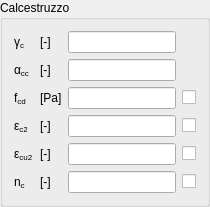
             <widget class="QGroupBox" name="ULSCncrGroupBox">
              <property name="title">
               <string>Calcestruzzo</string>
              </property>
              <layout class="QGridLayout" name="gridLayout_15">
               <item row="0" column="0">
                <widget class="QLabelRichName" name="gammaCLabel">
                 <property name="text">
                  <string>&lt;html&gt;&lt;head/&gt;&lt;body&gt;&lt;p&gt;γ&lt;span style=&quot; vertical-align:sub;&quot;&gt;c&lt;/span&gt;&lt;/p&gt;&lt;/body&gt;&lt;/html&gt;</string>
                 </property>
                </widget>
               </item>
               <item row="0" column="1">
                <widget class="QLabelUnitMeasure" name="gammaCUMLabel">
                 <property name="text">
                  <string>[-]</string>
                 </property>
                </widget>
               </item>
               <item row="0" column="2">
                <widget class="QLineEditValue" name="gammaCLEdit"/>
               </item>
               <item row="1" column="0">
                <widget class="QLabelRichName" name="alphaCCLabel">
                 <property name="text">
                  <string>&lt;html&gt;&lt;head/&gt;&lt;body&gt;&lt;p&gt;α&lt;span style=&quot; vertical-align:sub;&quot;&gt;cc&lt;/span&gt;&lt;/p&gt;&lt;/body&gt;&lt;/html&gt;</string>
                 </property>
                </widget>
               </item>
               <item row="1" column="1">
                <widget class="QLabelUnitMeasure" name="alphaCCUMLabel">
                 <property name="text">
                  <string>[-]</string>
                 </property>
                </widget>
               </item>
               <item row="1" column="2">
                <widget class="QLineEditValue" name="alphaCCLEdit"/>
               </item>
               <item row="2" column="0">
                <widget class="QLabelRichName" name="fcdLabel">
                 <property name="text">
                  <string>&lt;html&gt;&lt;head/&gt;&lt;body&gt;&lt;p&gt;f&lt;span style=&quot; vertical-align:sub;&quot;&gt;cd&lt;/span&gt;&lt;/p&gt;&lt;/body&gt;&lt;/html&gt;</string>
                 </property>
                </widget>
               </item>
               <item row="2" column="1">
                <widget class="QLabelUnitMeasure" name="fcdUMLabel">
                 <property name="text">
                  <string>[Pa]</string>
                 </property>
                </widget>
               </item>
               <item row="2" column="2">
                <widget class="QLineEditValue" name="fcdLEdit"/>
               </item>
               <item row="2" column="3">
                <widget class="QCheckBoxReadOnly" name="fcdCheckBox">
                 <property name="text">
                  <string/>
                 </property>
                </widget>
               </item>
               <item row="3" column="0">
                <widget class="QLabelRichName" name="epsC2Label">
                 <property name="text">
                  <string>&lt;html&gt;&lt;head/&gt;&lt;body&gt;&lt;p&gt;ε&lt;span style=&quot; vertical-align:sub;&quot;&gt;c2&lt;/span&gt;&lt;/p&gt;&lt;/body&gt;&lt;/html&gt;</string>
                 </property>
                </widget>
               </item>
               <item row="3" column="1">
                <widget class="QLabelUnitMeasure" name="epsC2UMLabel">
                 <property name="text">
                  <string>[-]</string>
                 </property>
                </widget>
               </item>
               <item row="3" column="2">
                <widget class="QLineEditValue" name="epsC2LEdit"/>
               </item>
               <item row="3" column="3">
                <widget class="QCheckBoxReadOnly" name="epsC2CheckBox">
                 <property name="text">
                  <string/>
                 </property>
                </widget>
               </item>
               <item row="4" column="0">
                <widget class="QLabelRichName" name="epsCU2Label">
                 <property name="text">
                  <string>&lt;html&gt;&lt;head/&gt;&lt;body&gt;&lt;p&gt;ε&lt;span style=&quot; vertical-align:sub;&quot;&gt;cu2&lt;/span&gt;&lt;/p&gt;&lt;/body&gt;&lt;/html&gt;</string>
                 </property>
                </widget>
               </item>
               <item row="4" column="1">
                <widget class="QLabelUnitMeasure" name="epsCU2UMLabel">
                 <property name="text">
                  <string>[-]</string>
                 </property>
                </widget>
               </item>
               <item row="4" column="2">
                <widget class="QLineEditValue" name="epsCU2LEdit"/>
               </item>
               <item row="4" column="3">
                <widget class="QCheckBoxReadOnly" name="epsCU2CheckBox">
                 <property name="text">
                  <string/>
                 </property>
                </widget>
               </item>
               <item row="5" column="0">
                <widget class="QLabelRichName" name="nCLabel">
                 <property name="text">
                  <string>&lt;html&gt;&lt;head/&gt;&lt;body&gt;&lt;p&gt;n&lt;span style=&quot; vertical-align:sub;&quot;&gt;c&lt;/span&gt;&lt;/p&gt;&lt;/body&gt;&lt;/html&gt;</string>
                 </property>
                </widget>
               </item>
               <item row="5" column="1">
                <widget class="QLabelUnitMeasure" name="nCUMLabel">
                 <property name="text">
                  <string>[-]</string>
                 </property>
                </widget>
               </item>
               <item row="5" column="2">
                <widget class="QLineEditValue" name="nCLEdit"/>
               </item>
               <item row="5" column="3">
                <widget class="QCheckBoxReadOnly" name="nCCheckBox">
                 <property name="text">
                  <string/>
                 </property>
                </widget>
               </item>
              </layout>
             </widget>
